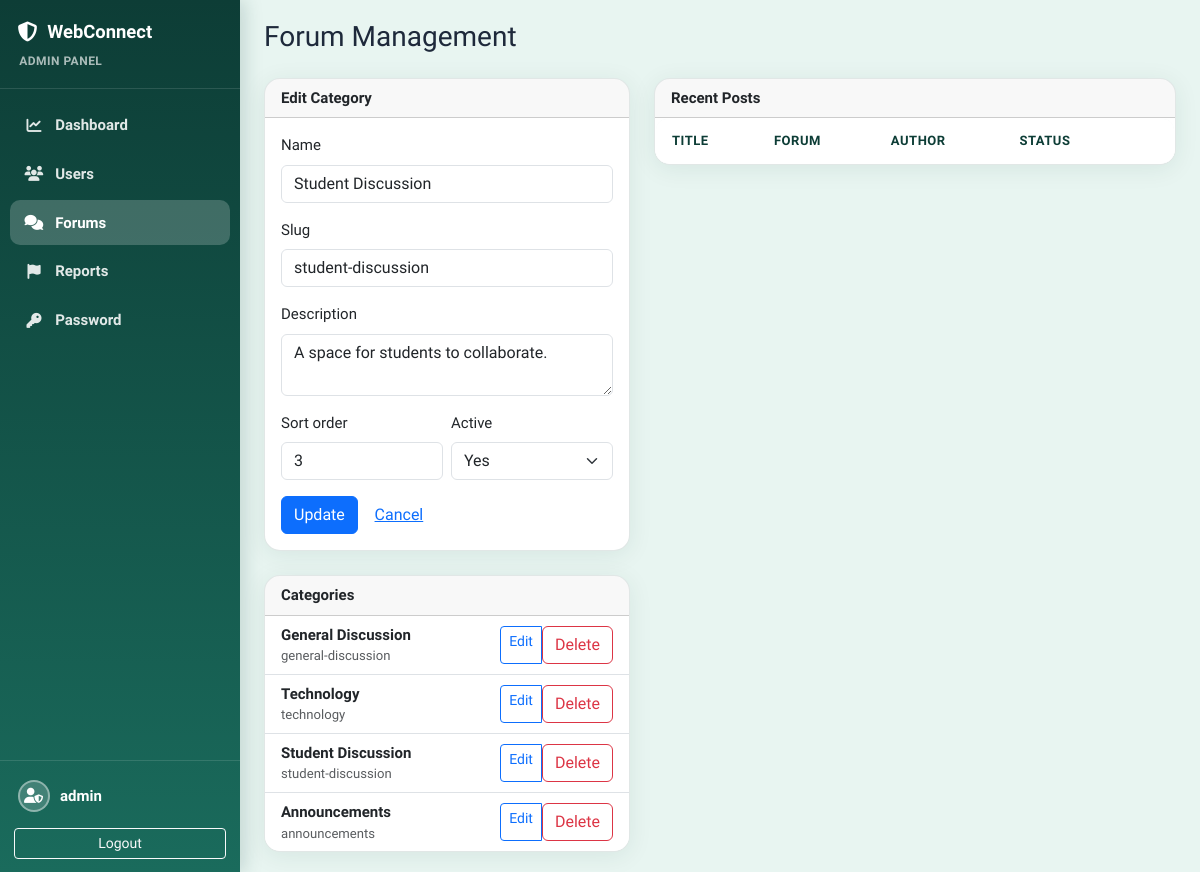
The page /admin/forums.php?edit=3 (signed in) on the database its author committed.
### tables this page shows
CREATE TABLE `forums` (
  `id` INT UNSIGNED NOT NULL AUTO_INCREMENT,
  `name` VARCHAR(120) NOT NULL,
  `slug` VARCHAR(140) NOT NULL,
  `description` TEXT NULL,
  `sort_order` INT NOT NULL DEFAULT 0,
  `is_active` TINYINT(1) NOT NULL DEFAULT 1,
  `created_at` DATETIME NOT NULL DEFAULT CURRENT_TIMESTAMP,
  PRIMARY KEY (`id`),
  UNIQUE KEY `uq_forums_slug` (`slug`)
);

### includes/database.php (called while the page is built, shortened)
<?php
final class Database
{
    private static ?PDO $pdo = null;
    public static function connection(): PDO
    {
        if (self::$pdo instanceof PDO) {
            return self::$pdo;
        }
        $dsn = sprintf(
            'mysql:host=%s;port=%s;dbname=%s;charset=%s',
            DB_HOST,
            DB_PORT,
            DB_NAME,
            DB_CHARSET
        );
        try {
            self::$pdo = new PDO($dsn, DB_USER, DB_PASS, [
                PDO::ATTR_ERRMODE => PDO::ERRMODE_EXCEPTION,
                PDO::ATTR_DEFAULT_FETCH_MODE => PDO::FETCH_ASSOC,
                PDO::ATTR_EMULATE_PREPARES => false,
            ]);
            self::$pdo->exec("SET time_zone = '+08:00'");
        } catch (PDOException $e) {
            app_log('Database connection failed: ' . $e->getMessage());
            throw new RuntimeException('Unable to connect to the database.');
        }
        return self::$pdo;
    }
}
function db(): PDO
{
    return Database::connection();
}

### includes/functions.php (called while the page is built, shortened)
<?php
function e(?string $value): string
{
    return htmlspecialchars((string) $value, ENT_QUOTES | ENT_SUBSTITUTE, 'UTF-8');
}

### admin/forums.php (the view, shortened to what this page needs)
<?php
$forums = db()->query('SELECT * FROM forums ORDER BY sort_order ASC, name ASC')->fetchAll();
$editId = int_input('edit');
$editForum = null;
if ($editId > 0) {
    $stmt = db()->prepare('SELECT * FROM forums WHERE id = ? LIMIT 1');
    $stmt->execute([$editId]);
    $editForum = $stmt->fetch() ?: null;
}
require dirname(__DIR__) . '/includes/admin_layout_start.php';
?>
<h1 class="h3 mb-4">Forum Management</h1>
<div class="row g-4">
    <div class="col-lg-5">
        <div class="card wc-card">
            <div class="card-header"><strong><?= $editForum ? 'Edit Category' : 'New Category' ?></strong></div>
            <div class="card-body">
                <form method="post">
                    <div class="mb-3">
                        <label class="form-label">Name</label>
                        <input type="text" class="form-control" name="name" value="<?= e($editForum['name'] ?? '') ?>" required>
                    </div>
                    <div class="mb-3">
                        <label class="form-label">Slug</label>
                        <input type="text" class="form-control" name="slug" value="<?= e($editForum['slug'] ?? '') ?>">
                    </div>
                    <div class="mb-3">
                        <label class="form-label">Description</label>
                        <textarea class="form-control" name="description" rows="2"><?= e($editForum['description'] ?? '') ?></textarea>
                    </div>
                    <div class="row g-2 mb-3">
                        <div class="col-6">
                            <label class="form-label">Sort order</label>
                            <input type="number" class="form-control" name="sort_order" value="<?= e((string) ($editForum['sort_order'] ?? 0)) ?>">
                        </div>
                        <div class="col-6">
                            <label class="form-label">Active</label>
                            <select class="form-select" name="is_active">
                                <option value="1" <?= !isset($editForum['is_active']) || (int) $editForum['is_active'] === 1 ? 'selected' : '' ?>>Yes</option>
                            </select>
                        </div>
                    </div>
                    <button type="submit" class="btn btn-primary"><?= $editForum ? 'Update' : 'Create' ?></button>
                    <?php if ($editForum): ?>
                    <a href="forums.php" class="btn btn-link">Cancel</a>
                    <?php endif; ?>
                </form>
            </div>
        </div>
        <div class="card wc-card mt-4">
            <div class="card-header"><strong>Categories</strong></div>
            <ul class="list-group list-group-flush">
                <?php foreach ($forums as $f): ?>
                <li class="list-group-item d-flex justify-content-between align-items-center">
                    <div>
                        <strong><?= e($f['name']) ?></strong>
                        <div class="small text-muted"><?= e($f['slug']) ?></div>
                    </div>
                    <div class="btn-group btn-group-sm">
                        <a href="forums.php?edit=<?= e((string) $f['id']) ?>" class="btn btn-outline-primary">Edit</a>
                        <form method="post" class="d-inline" onsubmit="return confirm('Delete forum and all posts?')">
                            <button type="submit" class="btn btn-outline-danger">Delete</button>
                        </form>
                    </div>
                </li>
                <?php endforeach; ?>
            </ul>
        </div>
    </div>
    <div class="col-lg-7">
        <div class="card wc-card">
            <div class="card-header"><strong>Recent Posts</strong></div>
            <div class="table-responsive">
                <table class="table table-hover wc-admin-table mb-0">
                    <thead>
                        <tr>
                            <th>Title</th>
                            <th>Forum</th>
                            <th>Author</th>
                            <th>Status</th>
                            <th></th>
                        </tr>
                    </thead>
                </table>
            </div>
        </div>
    </div>
</div>
<?php require dirname(__DIR__) . '/includes/admin_layout_end.php'; ?>

### assets/css/app.css (style rules this page uses)
:root { --wc-primary: #1a6b5c; --wc-primary-deep: #0d3d36; --wc-primary-light: #238f7a; --wc-primary-muted: rgba(26, 107, 92, 0.12); --wc-accent: #2dd4bf; --wc-bg-start: #e8f5f1; --wc-bg-end: #d4ede4; --wc-surface: #ffffff; --wc-surface-2: #f4faf8; --wc-border: rgba(13, 61, 54, 0.12); --wc-text: #1e293b; --wc-text-muted: #64748b; --wc-shadow: 0 4px 24px rgba(13, 61, 54, 0.08); --wc-radius: 12px; --wc-radius-sm: 8px; --wc-radius-lg: 16px; --wc-font: 'Source Sans 3', 'Segoe UI', system-ui, -apple-system, sans-serif; --wc-presence-online: #22c55e; --wc-presence-away: #f59e0b; --wc-presence-offline: #94a3b8; --wc-presence-busy: #ef4444; --wc-bubble-mine: #1a6b5c; --wc-bubble-theirs: #ffffff; --wc-danger: #dc3545; --wc-success: #198754; --wc-warning: #ffc107; --wc-info: #0dcaf0; }
*, *::before, *::after { box-sizing: border-box; }
html { height: 100%; }
body.wc-body { min-height: 100%; margin: 0; font-family: var(--wc-font); font-size: 0.9375rem; line-height: 1.5; color: var(--wc-text); background: linear-gradient(145deg, var(--wc-bg-start) 0%, var(--wc-bg-end) 50%, #c8e6dc 100%); background-attachment: fixed; -webkit-font-smoothing: antialiased; }
body.wc-app { display: flex; min-height: 100vh; background: var(--wc-bg-start); }
.wc-admin-table { background: var(--wc-surface); }
.wc-card { background: var(--wc-surface); border: 1px solid var(--wc-border); border-radius: var(--wc-radius-lg); box-shadow: var(--wc-shadow); overflow: hidden; }
.wc-admin-table { width: 100%; background: var(--wc-surface); border-radius: var(--wc-radius); border: 1px solid var(--wc-border); overflow: hidden; }
.wc-admin-table thead { background: var(--wc-surface-2); }
.wc-admin-table th { font-weight: 600; font-size: 0.8125rem; text-transform: uppercase; letter-spacing: 0.04em; color: var(--wc-primary-deep); border-bottom: 1px solid var(--wc-border); padding: 0.75rem 1rem; }

### rows shown on the page
forums: name "Student Discussion", slug "student-discussion", description "A space for students to collaborate.", sort_order "3", is_active "Yes"
forums: name "General Discussion", slug "general-discussion"
forums: name "Technology", slug "technology"
forums: name "Announcements", slug "announcements"

### other values the page prints
APP_NAME "WebConnect"
$adminUser "admin"
